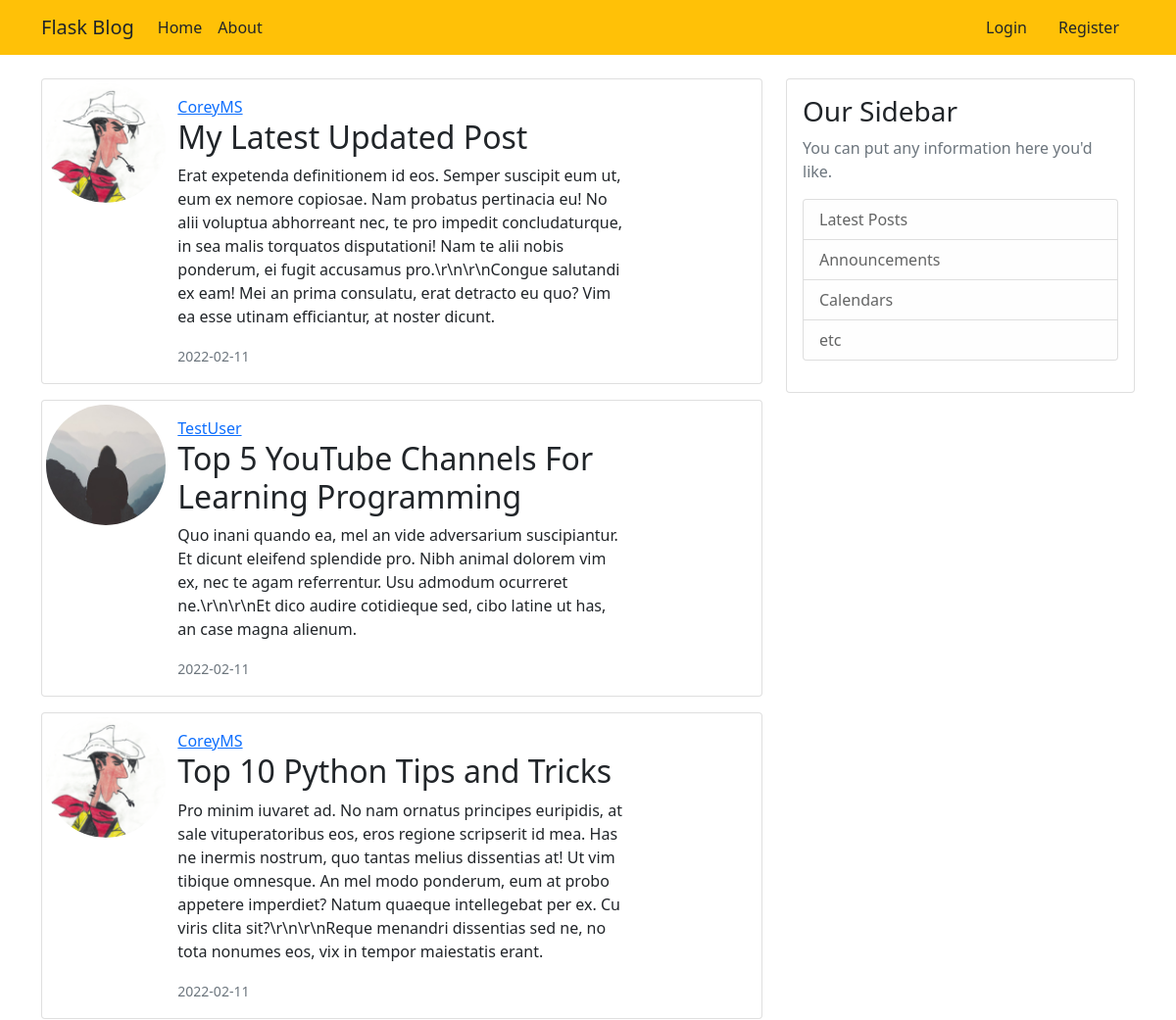
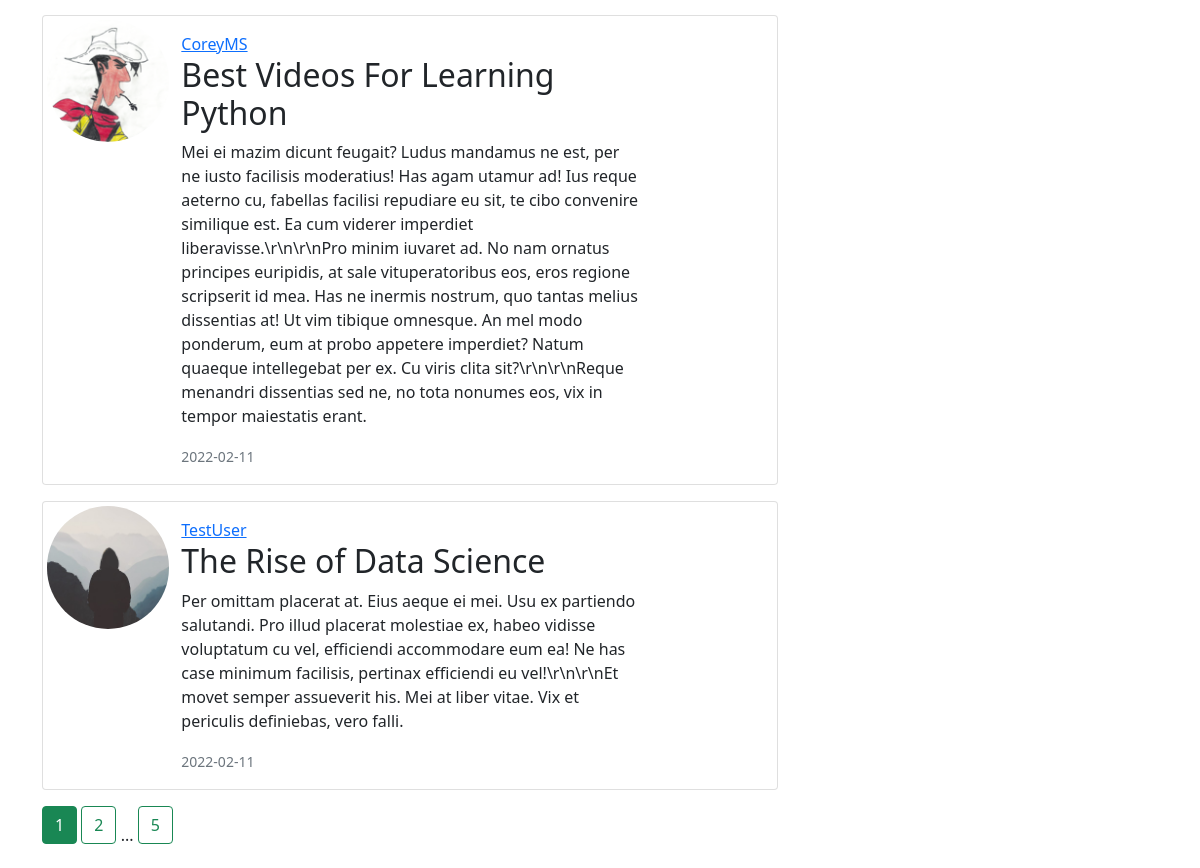
Page /home on the earlier database version (2 pictures, top to bottom).
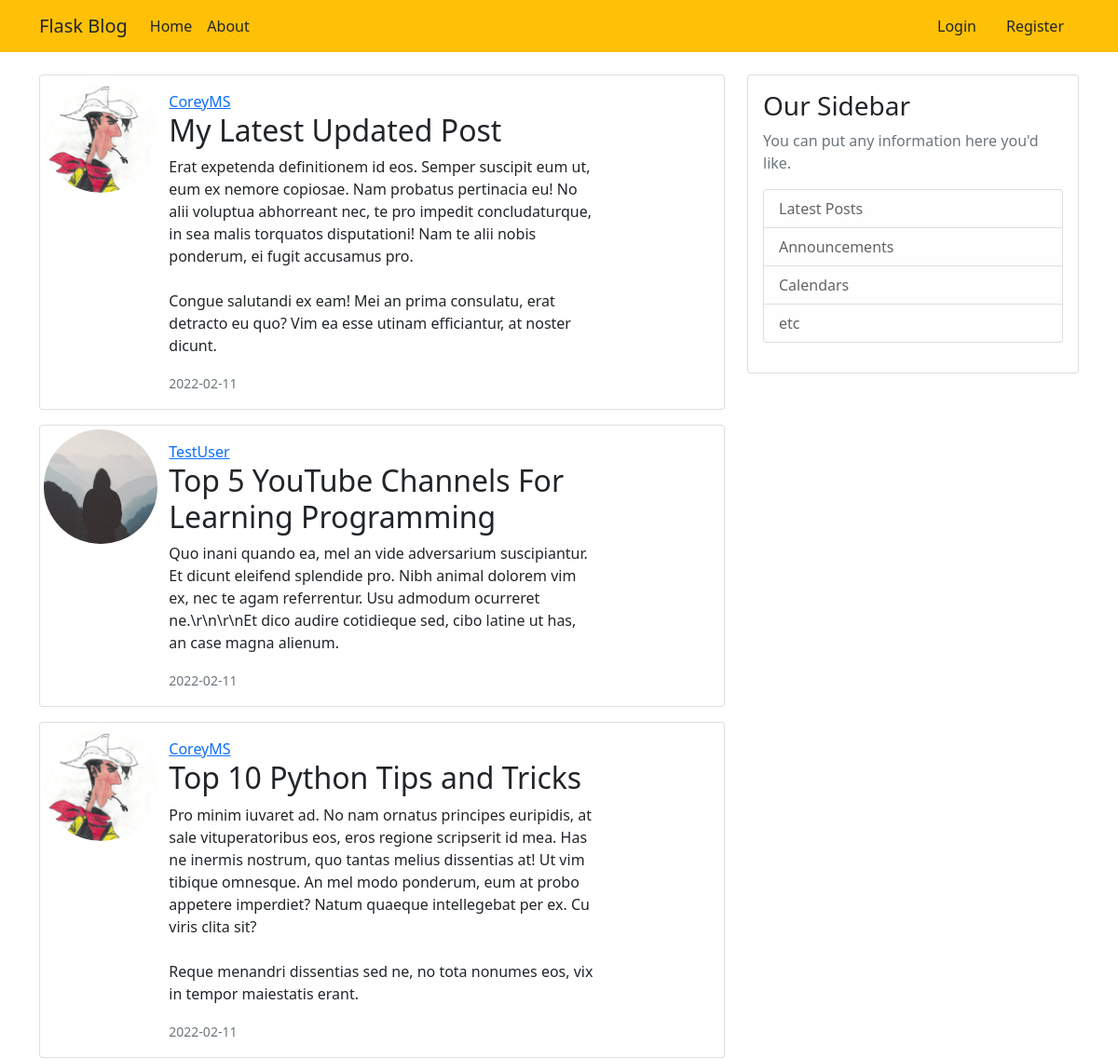
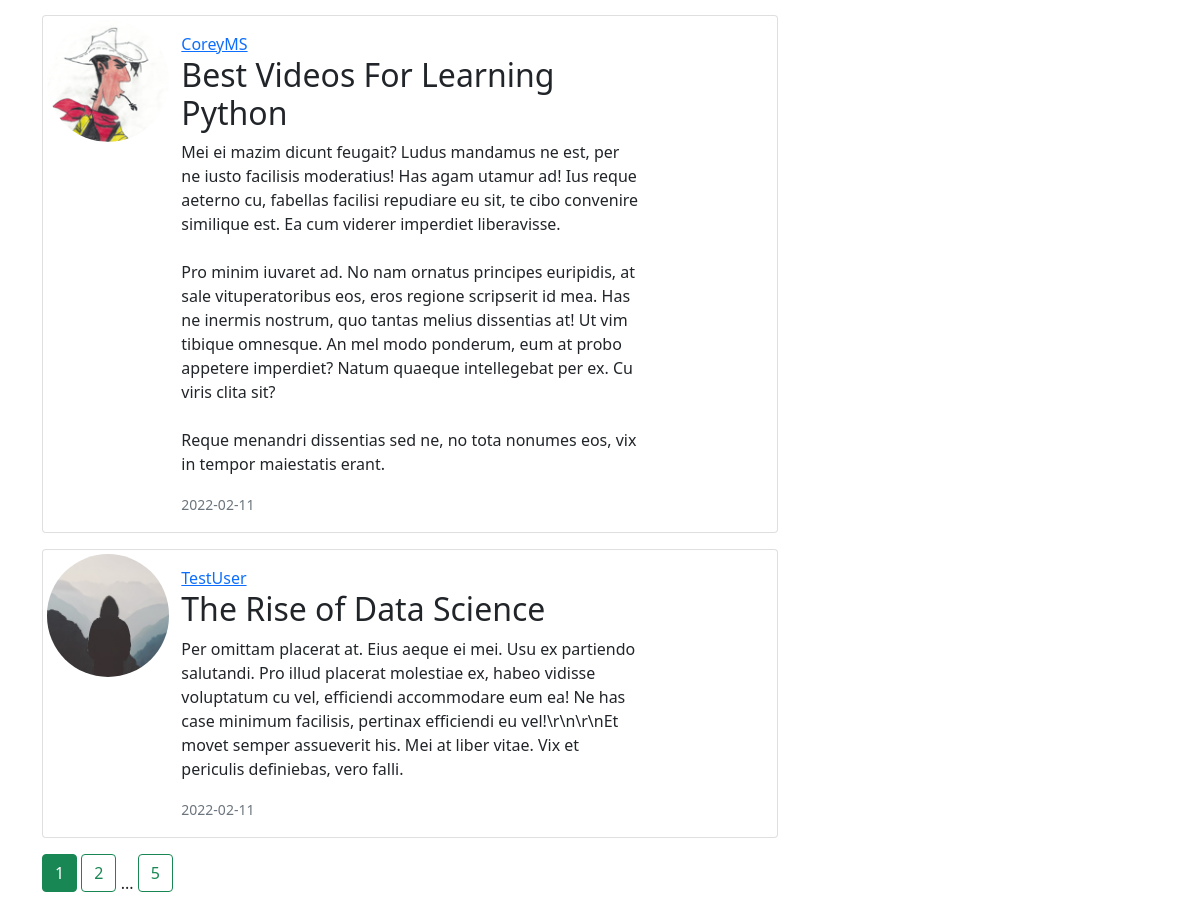
Same page on the later database version (2 pictures, top to bottom).
### flaskblog/models.py (models this page shows, shortened)
class Post(db.Model):
    id = db.Column(db.Integer, primary_key=True)
    title = db.Column(db.String(100), nullable=False)
    date_posted = db.Column(db.DateTime, nullable=False, default=datetime.utcnow)
    content = db.Column(db.Text, nullable=False)
    user_id = db.Column(db.Integer, db.ForeignKey('user.id'), nullable=False)

class User(db.Model, UserMixin):
    id = db.Column(db.Integer, primary_key=True)
    username = db.Column(db.String(20), unique=True, nullable=False)
    email = db.Column(db.String(120), unique=True, nullable=False)
    image_file = db.Column(db.String(20), nullable=False, default='default.jpg')
    password = db.Column(db.String(60), nullable=False)
    posts = db.relationship('Post', backref='author', lazy=True)

### flaskblog/routes.py (the view)
@app.route("/")
@app.route("/home")
def home():
    page = request.args.get('page', 1, type=int)
    posts = Post.query.order_by(Post.date_posted.desc()).paginate(page=page, per_page=5)
    return render_template('home.html', posts=posts)

### flaskblog/templates/home.html
{% extends "layout.html" %}
{% block content %}
{% for post in posts.items %}
  <div class="card mb-3">
    <div class="row g-0">
      <div class="col-2">
        <img src="{{ url_for('static', filename='profile_pics/' + post.author.image_file) }}" class="img-fluid rounded-circle m-1" alt="...">
      </div>
      <div class="col-8">
        <div class="card-body">
          <a class="card-title" href="{{ url_for('user_posts', username=post.author.username) }}">{{ post.author.username }}</a>
          <h2 class="card-text"><a class="article-link" href="{{ url_for('post', post_id=post.id) }}">{{ post.title }}</a></h2>
          <p class="card-text article-content">{{ post.content }}</p>
          <p class="card-text"><small class="text-muted">{{ post.date_posted.strftime('%Y-%m-%d')}}</small></p>
        </div>
      </div>
    </div>
  </div>
{% endfor %}
{% for page_num in posts.iter_pages(left_edge=1, right_edge=1, left_current=1, right_current=2) %}
  {% if page_num %}
    {% if posts.page == page_num %}
    <a class="btn btn-success mb-4" href="{{ url_for('home', page=page_num) }}">{{ page_num }}</a>
    {% else %}
    <a class="btn btn-outline-success mb-4" href="{{ url_for('home', page=page_num) }}">{{ page_num }}</a>
    {% endif %}
  {% else %}
    ...
  {% endif %}
{% endfor %}
{% endblock content %}

Differences in the rows shown:
changed Post "My Latest Updated Post": content "…ponderum, ei fugit accusamus pro.\\r\\n\\r\\nCongue salutandi ex eam! Mei…" → "…ponderum, ei fugit accusamus pro. Congue salutandi ex eam! Mei…"
changed Post "Top 10 Python Tips and Tricks": content "…ex. Cu viris clita sit?\\r\\n\\r\\nReque menandri dissentias sed ne,…" → "…ex. Cu viris clita sit? Reque menandri dissentias sed ne,…"
changed Post "Best Videos For Learning Python": content "…Ea cum viderer imperdiet liberavisse.\\r\\n\\r\\nPro minim iuvaret ad. No nam ornatus principes euripidis, at sale vituperatoribus eos, eros regione scripserit id mea. Has ne inermis nostrum, quo tantas melius dissentias at! Ut vim tibique omnesque. An mel modo ponderum, eum at probo appetere imperdiet? Natum quaeque intellegebat per ex. Cu viris clita sit?\\r\\n\\r\\nReque menandri dissentias sed ne,…" → "…Ea cum viderer imperdiet liberavisse. Pro minim iuvaret ad. No nam ornatus principes euripidis, at sale vituperatoribus eos, eros regione scripserit id mea. Has ne inermis nostrum, quo tantas melius dissentias at! Ut vim tibique omnesque. An mel modo ponderum, eum at probo appetere imperdiet? Natum quaeque intellegebat per ex. Cu viris clita sit? Reque menandri dissentias sed ne,…"
